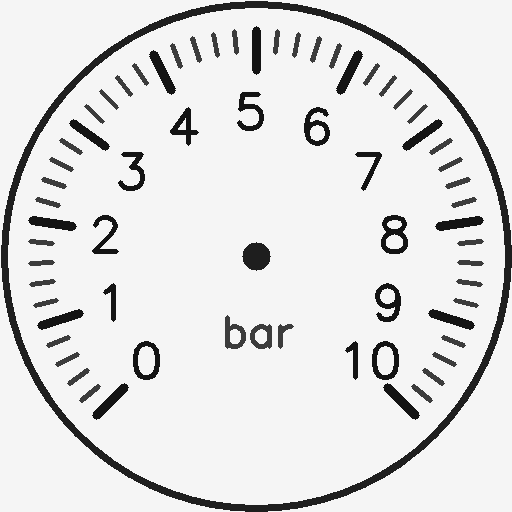
#> input picture module2_inspection/gauge_ocr/test/data/dial_0_10bar.png, 512 x 512 px
$ python -i native_gauge_reader.py   (imports and definitions only)
#> lines starting #> are read from the running program, lines starting #| are printed output that depends on the picture; after the words box and inside, x2 and y2 are one past the last pixel; in counts of white or black regions, pixels touching at a corner belong together
#> further down, picture is the input picture: shape (512, 512, 3); min 20, max 245, mean 223.4
"""Three original dark-needle dials, read only from camera pixels.
Angles use twelve o'clock=0 degrees, clockwise. Original face texture is marked 0-100 bar.
"""
import math
import cv2
import numpy as np
from gauge_ocr.reader import Dial, GaugeSpec, rectify, phi_to_value


def locate_dials(bgr):
    h,w=bgr.shape[:2];gray=cv2.cvtColor(bgr,cv2.COLOR_BGR2GRAY)
#> after `h, w = bgr.shape[:2]`: h = 512; w = 512
    # The inspection camera centers the mapped instrument cluster; walls outside it are excluded.
    x0,y0,x1,y1=int(w*.08),int(h*.18),int(w*.92),int(h*.82)
#> x0 = 40; y0 = 92; x1 = 471; y1 = 419
    roi=gray[y0:y1,x0:x1]
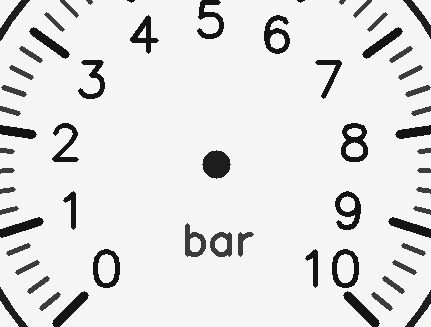
#> roi: shape (327, 431); min 20, max 245, mean 224.6
    _,mask=cv2.threshold(roi,0,255,cv2.THRESH_BINARY+cv2.THRESH_OTSU)
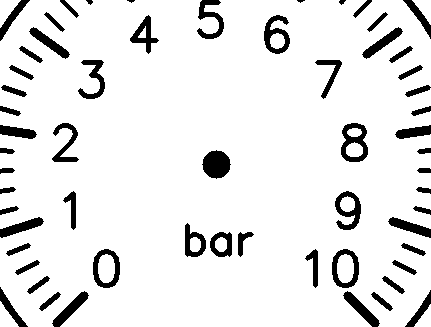
#> mask: shape (327, 431); 90.4% white; 60 black regions (2 under 20 px), largest, box (x1, y1, x2, y2) and area: (202, 150, 231, 179) 613, (341, 123, 368, 162) 552, (335, 191, 361, 230) 495
    mask=cv2.morphologyEx(mask,cv2.MORPH_CLOSE,np.ones((3,3),np.uint8))
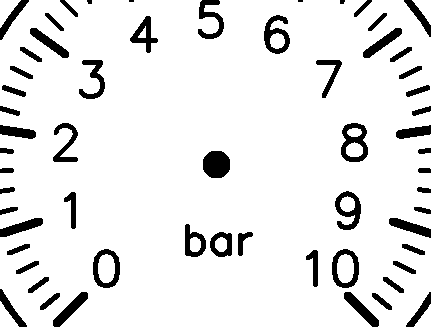
#> mask: shape (327, 431); 90.5% white; 60 black regions (4 under 20 px)
    contours,_=cv2.findContours(mask,cv2.RETR_EXTERNAL,cv2.CHAIN_APPROX_SIMPLE)
#> contours = 5 contours; box (x1, y1, x2, y2) and area: (0, 0, 431, 327) 133975, (0, 0, 21, 28) 256, (0, 301, 19, 327) 220, (412, 0, 431, 25) 205, (414, 304, 431, 327) 173
    found=[]
    for c in contours:
        area=cv2.contourArea(c)
        if len(c)<5 or area<80 or area>w*h*.05:continue
        (cx,cy),(a,b),angle=cv2.fitEllipse(c)
        if min(a,b)/max(a,b)<.55 or min(a,b)<12:continue
        fill=area/(math.pi*a*b/4)
        if not .75<fill<1.15:continue
        found.append(Dial(cx+x0,cy+y0,a,b,angle))
    # Three similarly sized coplanar gauges are required; no substitute reading on a partial cluster.
    best=None
    import itertools
    for group in itertools.combinations(found,3):
        group=sorted(group,key=lambda d:d.cx)
        sizes=np.array([max(d.w,d.h) for d in group])
        ys=np.array([d.cy for d in group]);gaps=np.diff([d.cx for d in group])
        if sizes.max()/sizes.min()>1.35 or np.ptp(ys)>sizes.mean()*.35:continue
        if gaps.min()<sizes.mean()*.8 or gaps.max()/gaps.min()>1.5:continue
        score=float(sizes.mean()-ys.std())
        if best is None or score>best[0]:best=(score,group)
    return best[1] if best else []


def dark_needle(face):
    gray=cv2.cvtColor(face,cv2.COLOR_BGR2GRAY)
    _,mask=cv2.threshold(gray,0,255,cv2.THRESH_BINARY_INV+cv2.THRESH_OTSU)
    r=face.shape[0]/2;n=720
    polar=cv2.warpPolar(mask,(int(r),n),(r,r),r,cv2.WARP_POLAR_LINEAR)
    band=polar[:,int(r*.18):int(r*.55)]
    score=band.mean(axis=1)/255
    score=np.convolve(np.r_[score[-3:],score,score[:3]],np.ones(7)/7,'valid')
    i=int(score.argmax());opposite=score[(i+n//2)%n]
    confidence=float(score[i])
    if confidence<.30 or confidence-opposite<.12:return float('nan'),confidence
    # The first maximum biases thick needles toward one edge; average the local peak on the circle.
    indices=(i+np.arange(-40,41))%n
    weights=score[indices]**4
    angles=indices*2*math.pi/n
    theta=math.atan2(float(np.dot(weights,np.sin(angles))),float(np.dot(weights,np.cos(angles))))
    return (math.degrees(theta)+90)%360,confidence


def read_native_gauges(bgr):
    results=[];out=bgr.copy()
    for i,d in enumerate(locate_dials(bgr)):
        phi,confidence=dark_needle(rectify(bgr,d))
        valid=math.isfinite(phi)
        value=phi_to_value(phi,GaugeSpec(v_max=100.)) if valid else None
        results.append({'id':'G'+str(i+1),'angle_deg':phi if valid else None,'bar':value,'confidence':confidence,'valid':valid})
        cv2.ellipse(out,((d.cx,d.cy),(d.w,d.h),d.angle),(0,255,0) if valid else (0,180,255),2)
        label=f'G{i+1}: {value:.1f} bar' if valid else f'G{i+1}: unreadable'
        cv2.putText(out,label,(max(0,int(d.cx-d.w*.65)),max(18,int(d.cy-d.h*.7))),cv2.FONT_HERSHEY_SIMPLEX,.42,(0,255,255),1,cv2.LINE_AA)
        if valid:
            a=math.radians(phi);r=max(d.w,d.h)*.4
            cv2.line(out,(int(d.cx),int(d.cy)),(int(d.cx+math.sin(a)*r),int(d.cy-math.cos(a)*r)),(255,0,255),1)
#> this loop made 0 passes
#> after the loop, results = []
    cv2.putText(out,'Original equipment gauges | scale 0-100 bar',(12,bgr.shape[0]-15),cv2.FONT_HERSHEY_SIMPLEX,.5,(0,255,255),1)
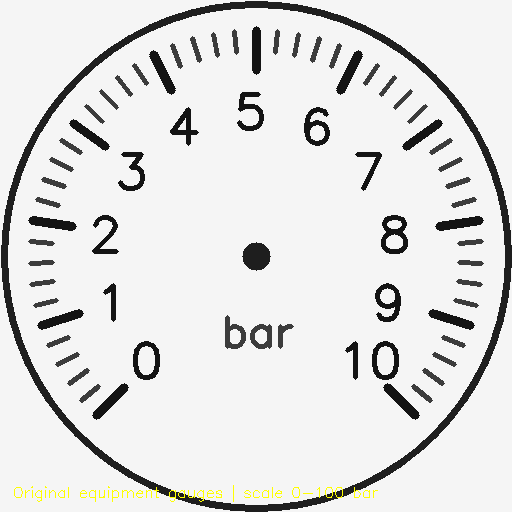
#> out: shape (512, 512, 3); 0.29% of pixels changed, all inside (x1, y1, x2, y2) = (14, 485, 378, 502)
    return results,out

>>> import cv2
>>> picture = cv2.imread('../../module2_inspection/gauge_ocr/test/data/dial_0_10bar.png')
>>> result = read_native_gauges(picture)
